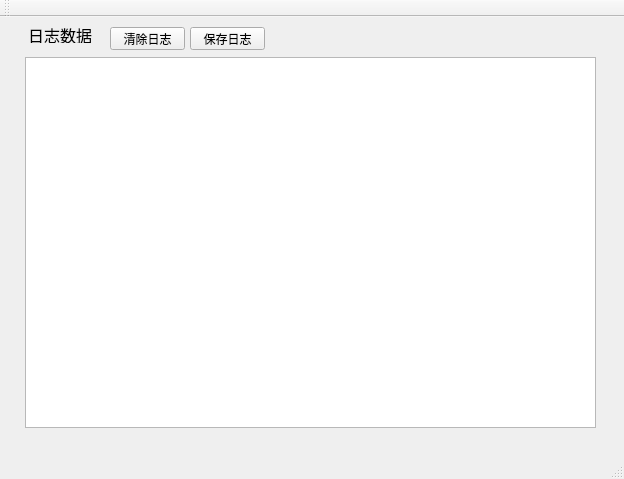
<?xml version="1.0" encoding="UTF-8"?>
<ui version="4.0">
 <class>MainWindow</class>
 <widget class="QMainWindow" name="MainWindow">
  <property name="geometry">
   <rect>
    <x>0</x>
    <y>0</y>
    <width>624</width>
    <height>479</height>
   </rect>
  </property>
  <property name="minimumSize">
   <size>
    <width>624</width>
    <height>479</height>
   </size>
  </property>
  <property name="maximumSize">
   <size>
    <width>624</width>
    <height>479</height>
   </size>
  </property>
  <property name="windowTitle">
   <string>PMS数据服务器</string>
  </property>
  <widget class="QWidget" name="centralWidget">
   <widget class="QTextBrowser" name="textBrowser">
    <property name="geometry">
     <rect>
      <x>25</x>
      <y>40</y>
      <width>571</width>
      <height>371</height>
     </rect>
    </property>
   </widget>
   <widget class="QLabel" name="label">
    <property name="geometry">
     <rect>
      <x>28</x>
      <y>10</y>
      <width>81</width>
      <height>16</height>
     </rect>
    </property>
    <property name="font">
     <font>
      <family>黑体</family>
      <pointsize>12</pointsize>
     </font>
    </property>
    <property name="text">
     <string>日志数据</string>
    </property>
   </widget>
   <widget class="QPushButton" name="btnClear">
    <property name="geometry">
     <rect>
      <x>110</x>
      <y>10</y>
      <width>75</width>
      <height>23</height>
     </rect>
    </property>
    <property name="text">
     <string>清除日志</string>
    </property>
   </widget>
   <widget class="QPushButton" name="btnSave">
    <property name="geometry">
     <rect>
      <x>190</x>
      <y>10</y>
      <width>75</width>
      <height>23</height>
     </rect>
    </property>
    <property name="text">
     <string>保存日志</string>
    </property>
   </widget>
  </widget>
  <widget class="QMenuBar" name="menuBar">
   <property name="geometry">
    <rect>
     <x>0</x>
     <y>0</y>
     <width>624</width>
     <height>19</height>
    </rect>
   </property>
  </widget>
  <widget class="QToolBar" name="mainToolBar">
   <attribute name="toolBarArea">
    <enum>TopToolBarArea</enum>
   </attribute>
   <attribute name="toolBarBreak">
    <bool>false</bool>
   </attribute>
  </widget>
  <widget class="QStatusBar" name="statusBar"/>
 </widget>
 <layoutdefault spacing="6" margin="11"/>
 <resources/>
 <connections/>
</ui>
